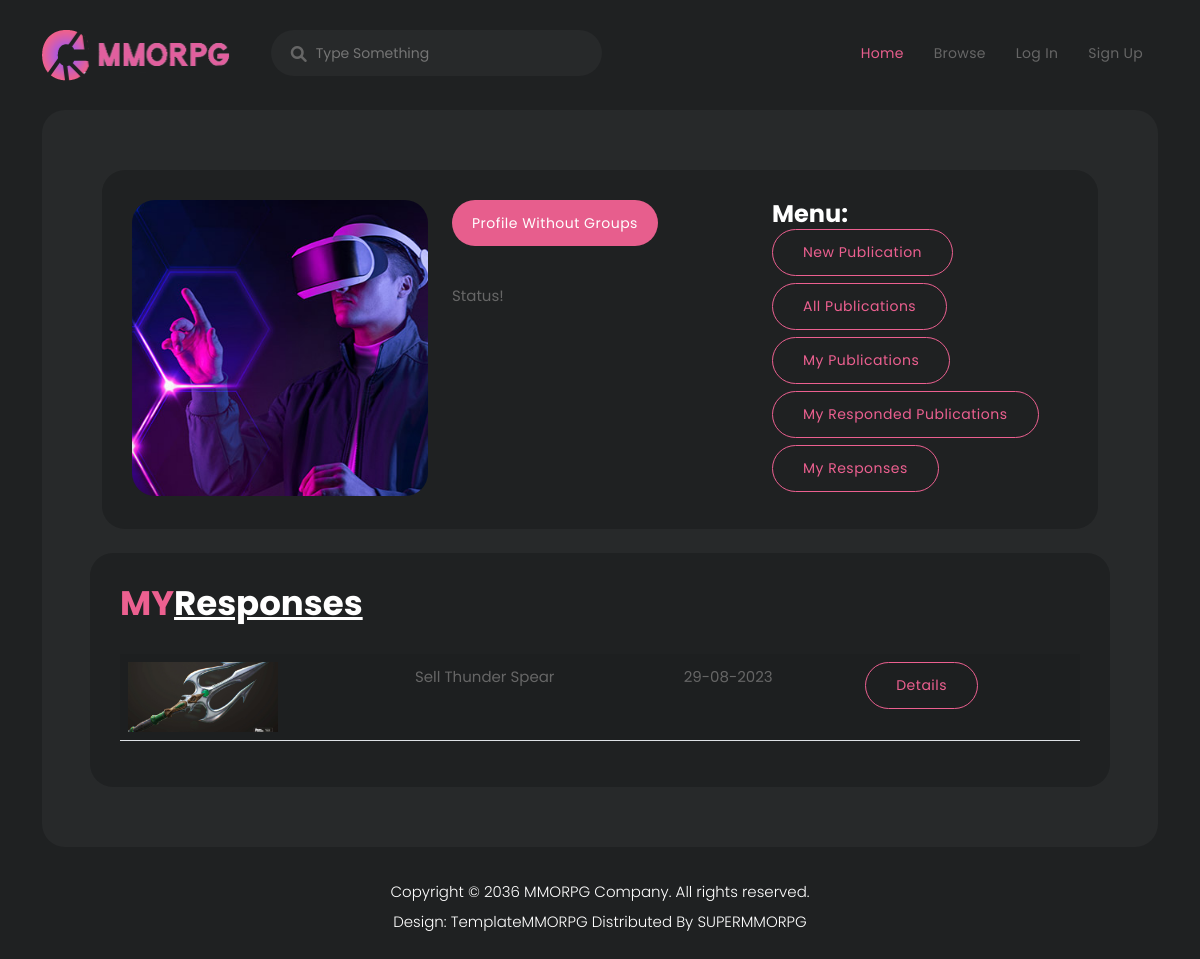
The app's page /posts/2/respdetail, older data.
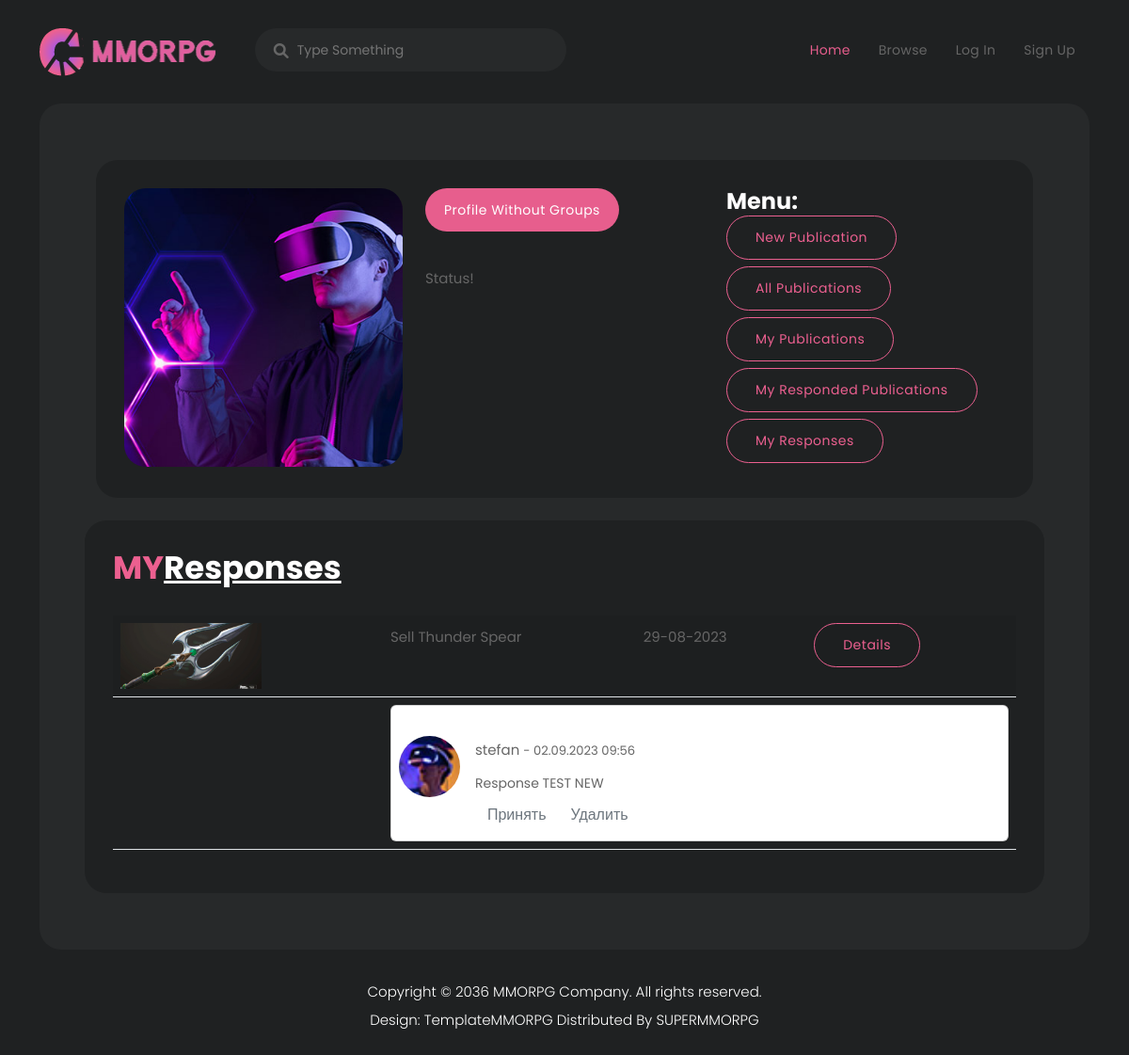
The same page, newer data.
### posts/models.py (models this page shows, shortened)
class Feedback(models.Model):
    feedbackUser = models.ForeignKey(User, on_delete=models.CASCADE)
    text = models.TextField()
    dateCreation = models.DateTimeField(auto_now_add=True)
    acception = models.BooleanField(default=False)

### posts/views.py (the view)
# urls.py: path('<int:pk>/respdetail', ViewResponsesDetail.as_view(),
class ViewResponsesDetail(DetailView):
    model = Post
    template_name = 'accounts/profile_responses_detail.html'
    context_object_name = 'post'

### templates/accounts/profile_responses_detail.html (shortened to what the changed rows need)
{% extends 'accounts/profile.html' %}
{%load static%}
{%block responses%}
<br>
<div class="row">
   <div class="col-lg-12">
      <div class='row'>
         <div class="featured-games header-text">
            <table class="table table-striped ">
               {%for resp in post.respondent.all%}
               <tr>
                  <td>
                  </td>
                  <td colspan="3">
                     <div class="card">
                        <div class="card-body p-2">
                           <div class="row">
                              <div class="col">
                                 <div class="flex-grow-1 flex-shrink-1">
                                    <div class="d-flex flex-start mt-4">
                                       <a class="me-3" href="#">
                                          <img class="rounded-circle shadow-1-strong"
                                             src="{%static 'assets/images/profile-header.jpg'%}" alt="avatar" width="65"
                                             height="65" />
                                       </a>
                                       <div class="flex-grow-1 flex-shrink-1">
                                          <div>
                                             <div class="d-flex justify-content-between align-items-center">
                                                <p class="mb-1">
                                                   {{resp.feedbackUser.username}}
                                                   <span class="small">-
                                                      {{resp.dateCreation|date:'d.m.Y H:i'}}</span>
                                                </p>
                                             </div>
                                             <p class="small mb-0">
                                                {{resp.text}}
                                             </p>
                                          </div>
                                          <div class="d-flex flex-row align-items-center">
                                             {%if not resp.acception%}
                                             <a href="{%url 'posts:feedback_accept' resp.id%}"
                                                class="btn small text-muted ml-2">Принять</a>
                                             <a href="{%url 'posts:feedback_delete' resp.id%}"
                                                class="btn small text-muted ml-2">Удалить</a>
                                             {%else%}
                                             <p class="btn btn-success small text-white ml-2">Вы приняли отклик!</p>
                                             <a href="{%url 'posts:feedback_no_accept' resp.id%}"
                                                class="btn btn-secondary small text-white ml-2">Отменить</a>
                                             {%endif%}
                                          </div>
                                       </div>
                                    </div>
                                 </div>
                              </div>
                           </div>
                        </div>
                     </div>
                  </td>
               </tr>
               {%endfor%}
            </table>
         </div>
      </div>
   </div>
</div>
{%endblock responses%}

Row changes from the older to the newer data that the page shows:
added Feedback: feedbackUser.username "stefan", dateCreation "02.09.2023 09:56", text "Response TEST NEW", acception "Принять"
